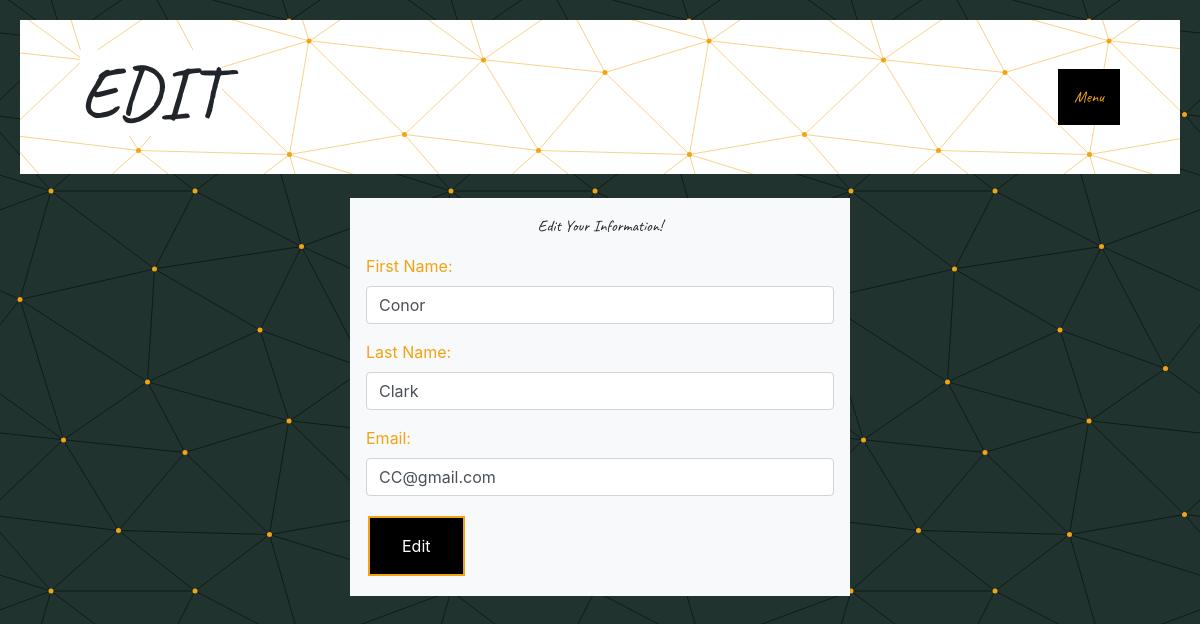
Screenshot of /edit_user (signed in) with the database file from the repository.
### authz/models.py (models this page shows)
class User(models.Model):
    first_name = models.CharField(max_length=45)
    last_name = models.CharField(max_length=45)
    email = models.CharField(max_length=45)
    password = models.CharField(max_length=45)
    created_at = models.DateTimeField(auto_now_add=True)
    updated_at = models.DateTimeField(auto_now=True)
    objects = UserManager()

### authz/views.py (the view)
# urls.py: path('edit_user', views.edit_user),
def edit_user(request):
    if 'user_id' not in request.session:
        return redirect('/')
    else:
        context = {
            'edit': User.objects.get(id=request.session['user_id']),
        }
        return render(request, 'edit_user.html', context)

### authz/templates/edit_user.html (shortened to what this page needs)
<!DOCTYPE html>
<html lang="en">
<head>
    <link rel="stylesheet" href="https://stackpath.bootstrapcdn.com/bootstrap/4.5.2/css/bootstrap.min.css">
    {% load static %}
    <link rel="stylesheet" type="text/css" href="{% static 'css/style.css' %}">
</head>
<body>
    <div class="header">
        <div class="navbar">
            <h1 class="text-center">Edit</h1>
            <div class="dropdown">
                <button class="dropbtn">Menu</button>
            </div>
        </div>
    </div>
    <form action="/update_user" method="post" class="col-5 mx-auto p-3 bg-light my-4">
        <p class="welcome">Edit Your Information!</p>
        <div class="form-group">
            <label for="edit_first_name">First Name:</label>
            <input type="text" name="edit_first_name" class="form-control" value="{{edit.first_name}}">
        </div>
        <div class="form-group">
            <label for="edit_last_name">Last Name:</label>
            <input type="text" name="edit_last_name" class="form-control" value="{{edit.last_name}}">
        </div>
        <div class="form-group">
            <label for="edit_email">Email:</label>
            <input type="text" name="edit_email" class="form-control" value="{{edit.email}}">
        </div>
        <input type="submit" value="Edit" class="button">
    </form>
</body>
</html>

### authz/static/css/style.css (style rules this page uses)
body { background-color: #20332e; }
.header { background-color: #ffffff; padding-top: 20px; padding-left: 50px; padding-right: 50px; padding-bottom: 20px; margin: 20px; }
.navbar { padding: 5px; font-family: 'Caveat', cursive; padding: 10px; }
.text-center { background: white; text-transform: uppercase; font-size: 72px; }
label { color: #F2A311; }
.button { background-color: #000; border: none; color: #000; padding: 16px 32px; text-align: center; text-decoration: none; display: inline-block; font-size: 16px; margin: 4px 2px; transition-duration: 0.4s; cursor: pointer; }
.button { background-color: #000; color: white; border: 2px solid #F2A311; }
.dropbtn { background-color: #000; color: #F2A311; padding: 16px; font-size: 16px; border: 2px #20332e; }
.dropdown { position: relative; display: inline-block; }
.welcome { font-family: 'Caveat', cursive; text-align: center; }

### rows the page displays
User: edit_first_name "Conor", edit_last_name "Clark", edit_email "CC@gmail.com"
